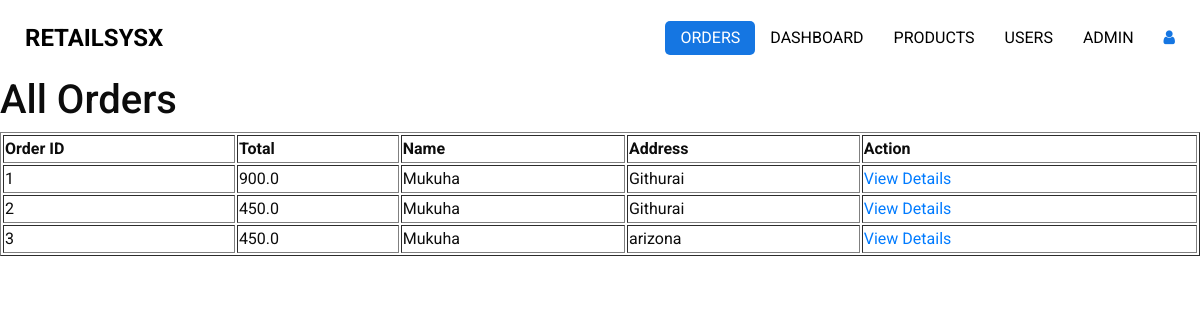
Page /all_orders (signed in) on the committed database.
### app.py (models this page shows)
class Order(db.Model):
    id = db.Column(db.Integer, primary_key=True)
    user_id = db.Column(db.Integer, db.ForeignKey('user.id', ondelete='CASCADE'), nullable=False)
    total = db.Column(db.Float, nullable=False)
    full_name = db.Column(db.String(100), nullable=False)
    address = db.Column(db.String(255), nullable=False)
    items = db.relationship('OrderItem', backref='order', lazy=True)

### app.py (the view)
@app.route('/all_orders')
@login_required
def all_orders():
    orders = Order.query.all()
    return render_template('admin/templates/admin_order.html', orders=orders)

### app.py (called while the page is built)
@login_manager.user_loader
def load_user(user_id):
    return User.query.get(int(user_id))

### templates/admin/templates/admin_order.html (shortened to what this page needs)
<!DOCTYPE html>
<html>
<head>
  <link rel="stylesheet" type="text/css" href="../static/css/bootstrap.css" />
  <link href="../static/css/font-awesome.min.css" rel="stylesheet" />
  <link href="../static/css/style.css" rel="stylesheet" />
  <link href="../static/css/responsive.css" rel="stylesheet" />
</head>
<body>
  <div class="hero_area">
    <header class="header_section">
      <div class="container-fluid">
        <nav class="navbar navbar-expand-lg custom_nav-container ">
          <a class="navbar-brand" href="href="{{ url_for('main') }}"">
            <span>
              RetailSysX
            </span>
          </a>
          <div class="collapse navbar-collapse" id="navbarSupportedContent">
            <ul class="navbar-nav  ">
              <li class="nav-item active">
                <a class="nav-link" href="">Orders </a>
              </li>
                 <li class="nav-item">
                <a class="nav-link" href="{{ url_for('admin_page') }}">Dashboard</a>
              </li>
              <li class="nav-item">
                <a class="nav-link" href="{{ url_for('manage_products') }}">Products</a>
              </li>
              <li class="nav-item">
                <a class="nav-link" href="{{ url_for('delete_user_page') }}">Users</a>
              </li>
              <li class="nav-item">
                <a class="nav-link" href="{{ url_for('view_emails') }}">Admin</a>
              </li>
            </ul>
            <div class="user_optio_box">
              <a href="{{ url_for('index') }}" onclick="return confirmLogout()">
                <i class="fa fa-user" aria-hidden="true" title="Logout as user"></i>
              </a>
            </div>
          </div>
        </nav>
      </div>
    </header>
<body>
    <h1>All Orders</h1>
    <table border="1">
        <thead>
            <tr>
                <th>Order ID</th>
                <th>Total</th>
                <th>Name</th>
                <th>Address</th>
                <th>Action</th>
            </tr>
        </thead>
        <tbody>
            {% for order in orders %}
                <tr>
                    <td>{{ order.id }}</td>
                    <td>{{ order.total }}</td>
                    <td>{{ order.full_name }}</td>
                    <td>{{ order.address }}</td>
                    <td><a href="{{ url_for('order_confirmation', order_id=order.id) }}">View Details</a></td>
                </tr>
            {% endfor %}
        </tbody>
    </table>
</body>
</html>

### static/css/style.css (style rules this page uses)
body { font-family: "Roboto", sans-serif; color: #0c0c0c; background-color: #ffffff; overflow-x: hidden; }
a, a:hover, a:focus { text-decoration: none; }
.hero_area { position: relative; min-height: 100vh; display: -webkit-box; display: -ms-flexbox; display: flex; -webkit-box-orient: vertical; -webkit-box-direction: normal; -ms-flex-direction: column; flex-direction: column; }
.header_section .container-fluid { padding-right: 25px; padding-left: 25px; }
.navbar-brand span { font-weight: bold; color: #000000; font-size: 24px; text-transform: uppercase; }
.custom_nav-container { padding: 15px 0; }
.custom_nav-container .navbar-nav { margin: auto; }
.custom_nav-container .navbar-nav .nav-item .nav-link { padding: 5px 25px; color: #000000; text-align: center; text-transform: uppercase; border-radius: 5px; -webkit-transition: all 0.3s; transition: all 0.3s; }
.custom_nav-container .navbar-nav .nav-item:hover .nav-link, .custom_nav-container .navbar-nav .nav-item.active .nav-link { color: #ffffff; background-color: #1576E2; }
.user_optio_box { display: -webkit-box; display: -ms-flexbox; display: flex; }
.user_optio_box a { margin-left: 15px; color: #1576E2; }

### static/css/responsive.css (style rules this page uses)
@media (max-width: 1300px) { .custom_nav-container .navbar-nav { margin: 0; margin-left: auto; align-items: center; } }
@media (max-width: 1300px) { .custom_nav-container .navbar-nav .nav-item .nav-link { padding: 5px 15px; } }

### rows in the picture
Order: id "1", total "900.0", full_name "Mukuha", address "Githurai"
Order: id "2", total "450.0", full_name "Mukuha", address "Githurai"
Order: id "3", total "450.0", full_name "Mukuha", address "arizona"
